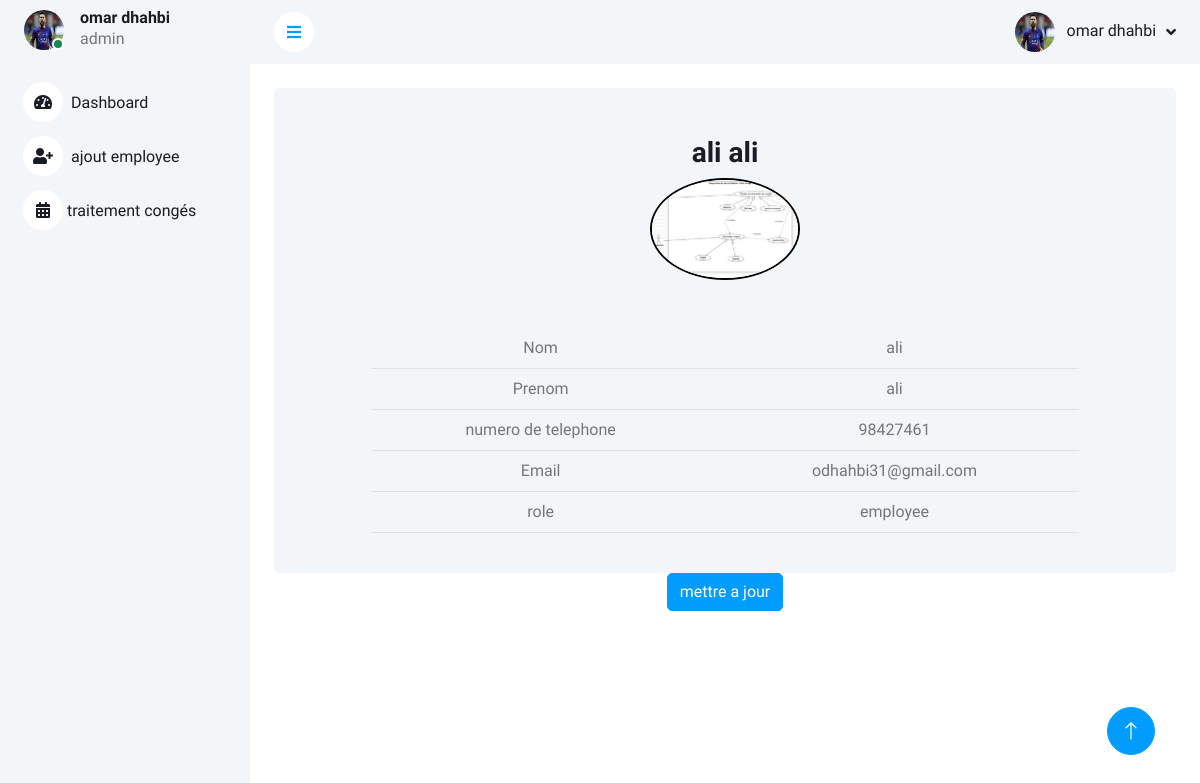
The page /Admin/details.php?id=2 (signed in) on the database its author committed.
### tables this page shows
CREATE TABLE `users` (
  `id` int(11) NOT NULL,
  `nom` varchar(25) NOT NULL,
  `prenom` varchar(25) NOT NULL,
  `tel` varchar(155) NOT NULL,
  `email` varchar(25) NOT NULL,
  `password` varchar(255) NOT NULL,
  `photo` varchar(255) NOT NULL,
  `role` varchar(25) NOT NULL DEFAULT 'employee',
  `status` tinyint(1) NOT NULL DEFAULT 1,
  `NbJourConge` int(11) NOT NULL DEFAULT 45,
  `RaisonSociale` varchar(11) NOT NULL DEFAULT 'dhahbi_web',
  `code` varchar(255) DEFAULT NULL
);

### Admin/details.php (the view, shortened to what this page needs)
<?php
include "../connexion.php";
if (isset($_GET['id'])) {
    $userId = $_GET['id'];
    $query = "SELECT * FROM users WHERE id = :id";
    $stmt = $conn->prepare($query);
    $stmt->bindParam(':id', $userId);
    $stmt->execute();
    $user = $stmt->fetch(PDO::FETCH_ASSOC);
}
?>
<!DOCTYPE html>
<html lang="en">
<head>
    <link href="https://cdnjs.cloudflare.com/ajax/libs/font-awesome/5.10.0/css/all.min.css" rel="stylesheet">
    <link href="https://cdn.jsdelivr.net/npm/bootstrap-icons@1.4.1/font/bootstrap-icons.css" rel="stylesheet">
    <link href="../lib/owlcarousel/assets/owl.carousel.min.css" rel="stylesheet">
    <link href="../lib/tempusdominus/css/tempusdominus-bootstrap-4.min.css" rel="stylesheet" />
    <link rel="stylesheet" type="text/css" href="https://cdn.datatables.net/1.11.5/css/jquery.dataTables.min.css">
    <link href="../css/bootstrap.min.css" rel="stylesheet">
    <link href="../css/style.css" rel="stylesheet">
</head>
<body>
    <div class="container-xxl position-relative bg-white d-flex p-0">
        <?php include "sidbar.php" ?>
        <div class="content">
            <?php include "navbar.php" ?>
            <div class="container-fluid pt-4 px-4">
                <div class="bg-light text-center rounded p-4">
                    <div class="table-responsive">
                        <?php if(isset($user)) : ?>
                            <h3 style="text-align:center;"><?php echo $user['nom'] . ' ' . $user['prenom']; ?></h3>
                            <img src="../photo/<?php echo $user['photo']; ?>" alt="User Photo" class="profile-image">
                            <br><br><br>
                            <div class="row">
                                <div class="col-md-10 offset-md-1">
                                    <table class="table text-center">
                                        <tr>
                                            <td>Nom</td>
                                            <td><?php echo $user['nom'] ?></td>
                                        </tr>
                                        <tr>
                                            <td>Prenom</td>
                                            <td><?php echo $user['prenom'] ?></td>
                                        </tr>
                                        <tr>
                                            <td>numero de telephone</td>
                                            <td><?php echo $user['tel'] ?></td>
                                        </tr>
                                        <tr>
                                            <td>Email</td>
                                            <td><?php echo $user['email'] ?></td>
                                        </tr>
                                        <tr>
                                            <td>role</td>
                                            <td><?php echo $user['role'] ?></td>
                                        </tr>
                                    </table>
                                </div>
                            </div>
                        <?php endif; ?>
                    </div>
                </div>
                <?php if(isset($user)) : ?>
                    <div class="text-center">
                        <a href="update.php?id=<?php echo $user['id']; ?>" class="btn btn-primary">mettre a jour</a>
                    </div>
                <?php endif; ?>
            </div>
        </div>
    <a href="#" class="btn btn-lg btn-primary btn-lg-square back-to-top"><i class="bi bi-arrow-up"></i></a>
</body>
</html>

### css/style.css (style rules this page uses)
:root { --primary: #009CFF; --light: #F3F6F9; --dark: #191C24; }
.back-to-top { position: fixed; display: none; right: 45px; bottom: 45px; z-index: 99; }
.btn { transition: .5s; }
.btn.btn-primary { color: #FFFFFF; }
.btn-lg-square { width: 48px; height: 48px; }
.btn-square, .btn-sm-square, .btn-lg-square { padding: 0; display: inline-flex; align-items: center; justify-content: center; font-weight: normal; border-radius: 50px; }
.content { margin-left: 250px; min-height: 100vh; background: #FFFFFF; transition: 0.5s; }
@media (min-width: 992px) { .content { width: calc(100% - 250px); } }

### Admin/details.php (style rules this page uses)
.table { width: 100%; border-collapse: collapse; }
.profile-image { max-width: 150px; max-height: 200px; border: 2px solid black; border-radius: 50%; }

### rows shown on the page
users: nom "ali", prenom "ali", photo (picture), tel "98427461", email "odhahbi31@gmail.com", role "employee"

### other values the page prints
$_SESSION['nom'] "omar"
$_SESSION['prenom'] "dhahbi"
$_SESSION['role'] "admin"
